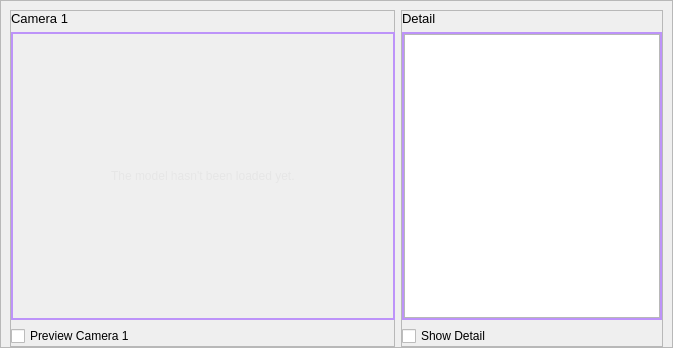
                        <widget class="QFrame" name="frame">
                         <property name="minimumSize">
                          <size>
                           <width>0</width>
                           <height>0</height>
                          </size>
                         </property>
                         <property name="styleSheet">
                          <string notr="true">/*border: 1px solid #73AD21;</string>
                         </property>
                         <property name="frameShape">
                          <enum>QFrame::StyledPanel</enum>
                         </property>
                         <property name="frameShadow">
                          <enum>QFrame::Raised</enum>
                         </property>
                         <layout class="QHBoxLayout" name="horizontalLayout_8">
                          <property name="spacing">
                           <number>6</number>
                          </property>
                          <property name="leftMargin">
                           <number>9</number>
                          </property>
                          <property name="topMargin">
                           <number>9</number>
                          </property>
                          <property name="rightMargin">
                           <number>9</number>
                          </property>
                          <property name="bottomMargin">
                           <number>0</number>
                          </property>
                          <item>
                           <widget class="QFrame" name="frame_3">
                            <property name="minimumSize">
                             <size>
                              <width>385</width>
                              <height>0</height>
                             </size>
                            </property>
                            <property name="maximumSize">
                             <size>
                              <width>384</width>
                              <height>16777215</height>
                             </size>
                            </property>
                            <property name="frameShape">
                             <enum>QFrame::StyledPanel</enum>
                            </property>
                            <property name="frameShadow">
                             <enum>QFrame::Raised</enum>
                            </property>
                            <layout class="QVBoxLayout" name="verticalLayout_22">
                             <property name="spacing">
                              <number>6</number>
                             </property>
                             <property name="leftMargin">
                              <number>0</number>
                             </property>
                             <property name="topMargin">
                              <number>0</number>
                             </property>
                             <property name="rightMargin">
                              <number>0</number>
                             </property>
                             <property name="bottomMargin">
                              <number>0</number>
                             </property>
                             <item>
                              <widget class="QLabel" name="labelBoxBlenderInstalation_7">
                               <property name="sizePolicy">
                                <sizepolicy hsizetype="Preferred" vsizetype="Fixed">
                                 <horstretch>0</horstretch>
                                 <verstretch>0</verstretch>
                                </sizepolicy>
                               </property>
                               <property name="font">
                                <font>
                                 <pointsize>10</pointsize>
                                 <italic>false</italic>
                                 <bold>false</bold>
                                </font>
                               </property>
                               <property name="styleSheet">
                                <string notr="true"/>
                               </property>
                               <property name="text">
                                <string>Camera 1</string>
                               </property>
                              </widget>
                             </item>
                             <item alignment="Qt::AlignHCenter|Qt::AlignVCenter">
                              <widget class="QFrame" name="Camera_Frame_1">
                               <property name="minimumSize">
                                <size>
                                 <width>384</width>
                                 <height>288</height>
                                </size>
                               </property>
                               <property name="maximumSize">
                                <size>
                                 <width>384</width>
                                 <height>288</height>
                                </size>
                               </property>
                               <property name="styleSheet">
                                <string notr="true">#Camera_Frame_1 {
	border: 2px solid #bd93f9;
	/*background-position: center;
	background-repeat: no-repeat;
	background-image: url(:/images/images/images/Logo_Small (8).png);*/
}

</string>
                               </property>
                               <property name="frameShape">
                                <enum>QFrame::StyledPanel</enum>
                               </property>
                               <property name="frameShadow">
                                <enum>QFrame::Raised</enum>
                               </property>
                               <layout class="QVBoxLayout" name="Camera_Frame_1_Layout">
                                <property name="spacing">
                                 <number>0</number>
                                </property>
                                <property name="leftMargin">
                                 <number>0</number>
                                </property>
                                <property name="topMargin">
                                 <number>0</number>
                                </property>
                                <property name="rightMargin">
                                 <number>0</number>
                                </property>
                                <property name="bottomMargin">
                                 <number>0</number>
                                </property>
                                <item alignment="Qt::AlignHCenter|Qt::AlignVCenter">
                                 <widget class="QLabel" name="Camera1_label">
                                  <property name="styleSheet">
                                   <string notr="true">font: 15pt &quot;Segoe UI&quot;;
color: #E6E6E6;</string>
                                  </property>
                                  <property name="text">
                                   <string>The model hasn't been loaded yet.</string>
                                  </property>
                                 </widget>
                                </item>
                               </layout>
                              </widget>
                             </item>
                             <item>
                              <widget class="QCheckBox" name="pre_cam_1">
                               <property name="maximumSize">
                                <size>
                                 <width>16777215</width>
                                 <height>16777215</height>
                                </size>
                               </property>
                               <property name="text">
                                <string>Preview Camera 1</string>
                               </property>
                              </widget>
                             </item>
                            </layout>
                           </widget>
                          </item>
                          <item>
                           <widget class="QFrame" name="frame_5">
                            <property name="minimumSize">
                             <size>
                              <width>0</width>
                              <height>0</height>
                             </size>
                            </property>
                            <property name="maximumSize">
                             <size>
                              <width>16777215</width>
                              <height>16777215</height>
                             </size>
                            </property>
                            <property name="frameShape">
                             <enum>QFrame::StyledPanel</enum>
                            </property>
                            <property name="frameShadow">
                             <enum>QFrame::Raised</enum>
                            </property>
                            <layout class="QVBoxLayout" name="verticalLayout_23">
                             <property name="leftMargin">
                              <number>0</number>
                             </property>
                             <property name="topMargin">
                              <number>0</number>
                             </property>
                             <property name="rightMargin">
                              <number>0</number>
                             </property>
                             <property name="bottomMargin">
                              <number>0</number>
                             </property>
                             <item>
                              <widget class="QLabel" name="labelBoxBlenderInstalation_10">
                               <property name="sizePolicy">
                                <sizepolicy hsizetype="Preferred" vsizetype="Fixed">
                                 <horstretch>0</horstretch>
                                 <verstretch>0</verstretch>
                                </sizepolicy>
                               </property>
                               <property name="maximumSize">
                                <size>
                                 <width>384</width>
                                 <height>16777215</height>
                                </size>
                               </property>
                               <property name="font">
                                <font>
                                 <pointsize>10</pointsize>
                                 <italic>false</italic>
                                 <bold>false</bold>
                                </font>
                               </property>
                               <property name="styleSheet">
                                <string notr="true"/>
                               </property>
                               <property name="text">
                                <string>Detail</string>
                               </property>
                              </widget>
                             </item>
                             <item>
                              <widget class="QFrame" name="Detail_Frame">
                               <property name="minimumSize">
                                <size>
                                 <width>0</width>
                                 <height>0</height>
                                </size>
                               </property>
                               <property name="maximumSize">
                                <size>
                                 <width>16777215</width>
                                 <height>288</height>
                                </size>
                               </property>
                               <property name="styleSheet">
                                <string notr="true">#Detail_Frame{
	border: 2px solid #bd93f9;
}


</string>
                               </property>
                               <property name="frameShape">
                                <enum>QFrame::StyledPanel</enum>
                               </property>
                               <property name="frameShadow">
                                <enum>QFrame::Raised</enum>
                               </property>
                               <layout class="QVBoxLayout" name="Camera_Frame_1_Layout_3">
                                <property name="spacing">
                                 <number>0</number>
                                </property>
                                <property name="leftMargin">
                                 <number>0</number>
                                </property>
                                <property name="topMargin">
                                 <number>0</number>
                                </property>
                                <property name="rightMargin">
                                 <number>0</number>
                                </property>
                                <property name="bottomMargin">
                                 <number>0</number>
                                </property>
                                <item>
                                 <widget class="QTextBrowser" name="Detail_text">
                                  <property name="maximumSize">
                                   <size>
                                    <width>16777215</width>
                                    <height>16777215</height>
                                   </size>
                                  </property>
                                  <property name="styleSheet">
                                   <string notr="true">
</string>
                                  </property>
                                  <property name="html">
                                   <string>&lt;!DOCTYPE HTML PUBLIC &quot;-//W3C//DTD HTML 4.0//EN&quot; &quot;http://www.w3.org/TR/REC-html40/strict.dtd&quot;&gt;
&lt;html&gt;&lt;head&gt;&lt;meta name=&quot;qrichtext&quot; content=&quot;1&quot; /&gt;&lt;meta charset=&quot;utf-8&quot; /&gt;&lt;style type=&quot;text/css&quot;&gt;
p, li { white-space: pre-wrap; }
&lt;/style&gt;&lt;/head&gt;&lt;body style=&quot; font-family:'Segoe UI'; font-size:10pt; font-weight:400; font-style:normal;&quot;&gt;
&lt;p style=&quot;-qt-paragraph-type:empty; margin-top:0px; margin-bottom:0px; margin-left:0px; margin-right:0px; -qt-block-indent:0; text-indent:0px;&quot;&gt;&lt;br /&gt;&lt;/p&gt;&lt;/body&gt;&lt;/html&gt;</string>
                                  </property>
                                 </widget>
                                </item>
                               </layout>
                              </widget>
                             </item>
                             <item>
                              <widget class="QCheckBox" name="show_detail">
                               <property name="minimumSize">
                                <size>
                                 <width>0</width>
                                 <height>0</height>
                                </size>
                               </property>
                               <property name="maximumSize">
                                <size>
                                 <width>384</width>
                                 <height>16777215</height>
                                </size>
                               </property>
                               <property name="text">
                                <string>Show Detail</string>
                               </property>
                              </widget>
                             </item>
                            </layout>
                           </widget>
                          </item>
                         </layout>
                        </widget>
